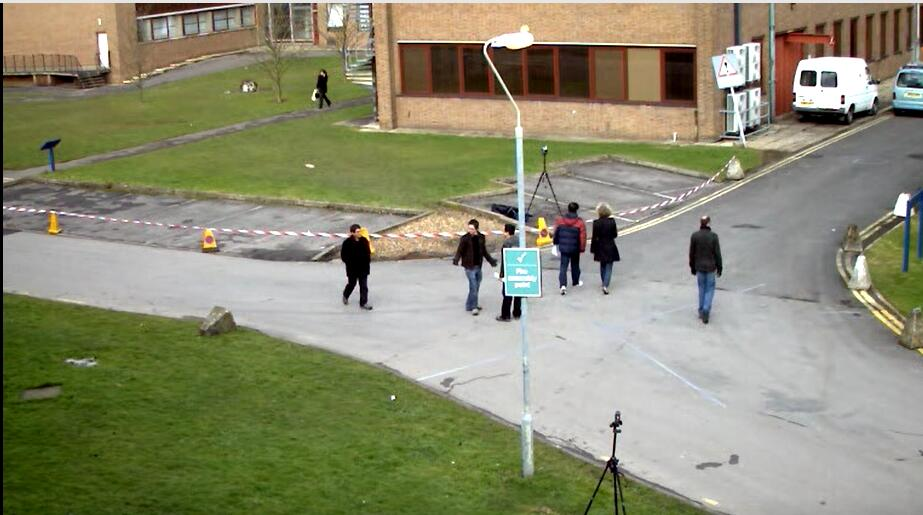
#> input picture xingrenjiance/4.jpg, 923 x 515 px
$ python testy.py
#> lines starting #> are read from the running program, lines starting #| are printed output that depends on the picture
#Author:Huangliang
#Time:2018/5/6

import cv2
import numpy as np
import os
import random

experence = []
neg = []
test = cv2.imread('./4.jpg')
#> test is the input picture: shape (515, 923, 3); mean B, G, R 113.2, 139.8, 139.7
# cv2.imshow("test",test)
# cv2.waitKey (0)
# cv2.destroyAllWindows()
experence.append(test)
test1 = cv2.imread('./5.jpg')
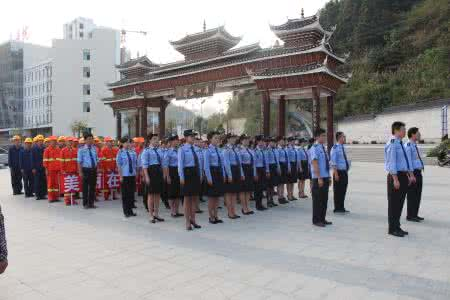
#> input picture xingrenjiance/5.jpg, 450 x 300 px
#> test1 is the input picture: shape (300, 450, 3); mean B, G, R 143.2, 141.2, 143.8
experence.append(test1)

print("打印experence：\n",experence)
#> (printed output is left out)
print(type(test))
#| <class 'numpy.ndarray'>
size = [128, 64]
width, height = size[1], size[0]
y = int(random.random() * (len(experence[0]) - height))
#> y = 326
x = int(random.random() * (len(experence[0][0]) - width))
#> x = 651
print(len(experence[0]))
#| 515
print(len(experence[0][0]))
#| 923
print("打印experence[0]\n",experence[0])
#> (printed output is left out)
print("打印experence[0][0]\n",experence[0][0])
#> (printed output is left out)
neg.append(experence[0][y:y + height, x:x + width])
print("打印neg：\n",neg)
#> (printed output is left out)
print(type(neg))
#| <class 'list'>
cv2.imshow("test",test)
cv2.imshow("experence",experence[1])
#cv2.imshow("cutout",neg)
cv2.imshow('cutout',neg[0])
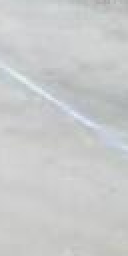
#> window 'cutout': shape (128, 64, 3) (shown 2 times larger); mean B, G, R 202.5, 202.3, 200.7
cv2.waitKey(0)
cv2.destroyAllWindows()
